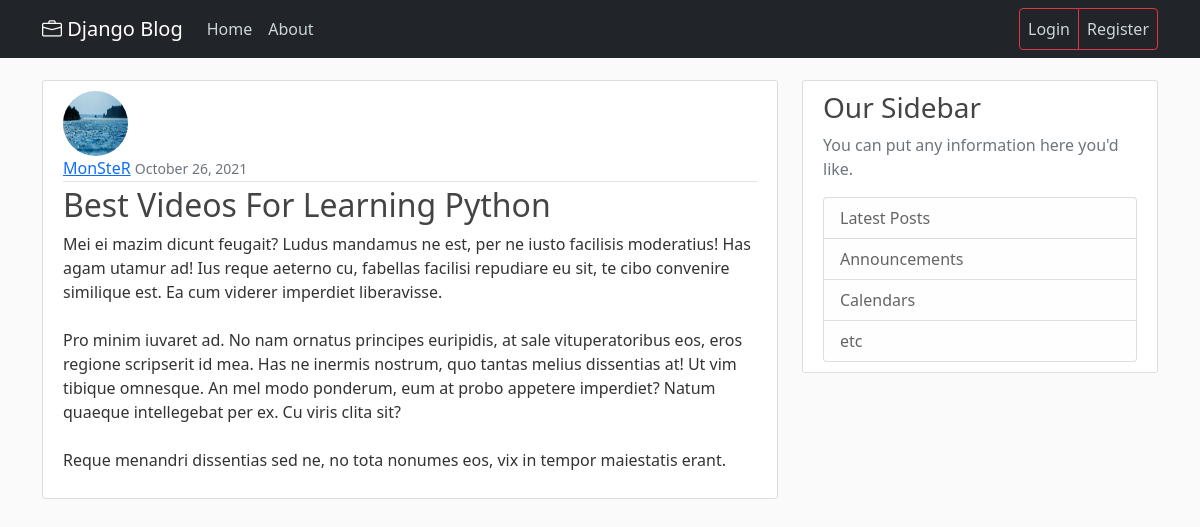
Page /post/25/ on the committed database.
### blog/models.py (models this page shows, shortened)
class Post(models.Model):
    title = models.CharField(max_length=100)
    content = models.TextField()
    date_posted = models.DateTimeField(default=timezone.now)
    author = models.ForeignKey(User, on_delete=models.CASCADE)

### users/models.py (models this page shows, shortened)
class Profile(models.Model):
    user = models.OneToOneField(User, on_delete=models.CASCADE)
    image = models.ImageField(default='default.jpg', upload_to='profile_pics')

### blog/views.py (the view)
# urls.py: path('post/<int:pk>/', PostDetailView.as_view(), name='post-detail'),
class PostDetailView(DetailView):
    model = Post

### templates/blog/post_detail.html (shortened to what this page needs)
{% extends "blog/base.html" %}
{% block content %}
    <article class="media content-section">
        <img src="{{ object.author.profile.image.url }}" class="rounded-circle article-img">
          <div class="media-body">
            <div class="article-metadata">
              <a class="mr-2" href="{% url 'user-post' object.author.username %}">{{ object.author }}</a>
              <small class="text-muted">{{ object.date_posted|date:"F d, Y" }}</small>
            </div>
            <h2 class="article-title" >{{ object.title }}</h2>
            <p class="article-content">{{ object.content }}</p>
          </div>
    </article>
{% endblock content %}
{% block navbar %}
    <a class="navbar-brand mr-4" href="{% url 'blog-home' %}"><i class="bi bi-briefcase"></i> Django Blog</a>
{% endblock navbar %}

### static/blog/main.css (style rules this page uses)
body { background: #fafafa; color: #333333; margin-top: 5rem; }
h1, h2, h3, h4, h5, h6 { color: #444444; }
.content-section { background: #ffffff; padding: 10px 20px; border: 1px solid #dddddd; border-radius: 3px; margin-bottom: 20px; }
.article-title { color: #444444; }
.article-content { white-space: pre-line; }
.article-img { height: 65px; width: 65px; margin-right: 16px; }
.article-metadata { padding-bottom: 1px; margin-bottom: 4px; border-bottom: 1px solid #e3e3e3 }

### rows in the picture
Post: author.profile.image (picture), author "MonSteR", date_posted "October 26, 2021", title "Best Videos For Learning Python", content "Mei ei mazim dicunt feugait? Ludus mandamus ne est, per ne iusto facilisis moderatius! Has agam utamur ad! Ius reque aeterno cu, fabellas facilisi repudiare eu sit, te cibo convenire similique est. Ea cum viderer imperdiet liberavisse. Pro minim iuvaret ad. No nam ornatus principes euripidis, at sale vituperatoribus eos, eros regione scripserit id mea. Has ne inermis nostrum, quo tantas melius dissentias at! Ut vim tibique omnesque. An mel modo ponderum, eum at probo appetere imperdiet? Natum quaeque intellegebat per ex. Cu viris clita sit? Reque menandri dissentias sed ne, no tota nonumes eos, vix in tempor maiestatis erant."
